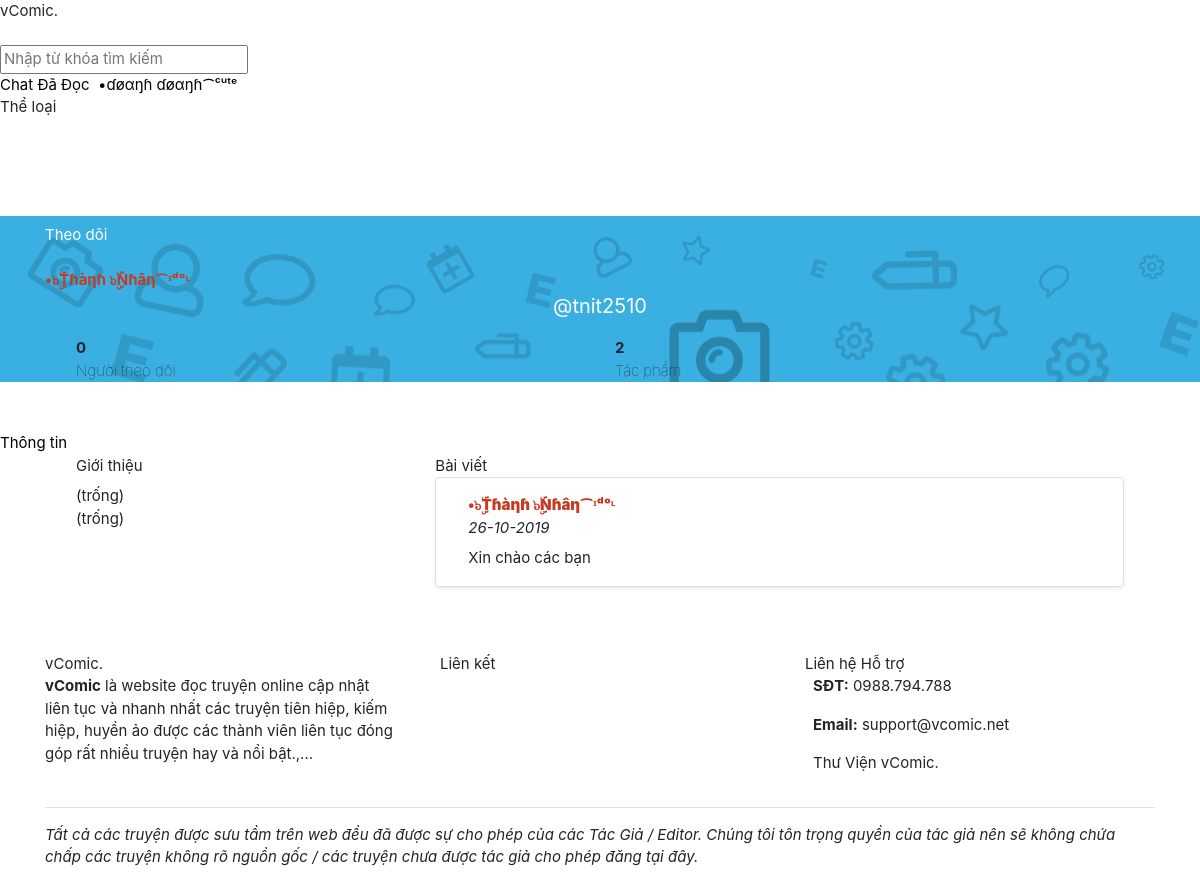
The app's page /tnit2510 (signed in) with its own data.
### tables this page shows
CREATE TABLE `users` (
  `id` int(11) NOT NULL,
  `username` varchar(255) NOT NULL,
  `email` varchar(255) NOT NULL,
  `password` varchar(255) NOT NULL,
  `role` tinyint(4) NOT NULL DEFAULT 0,
  `fullname` varchar(255) NOT NULL,
  `gender` varchar(2) NOT NULL,
  `gold` int(11) NOT NULL DEFAULT 0,
  `coin` int(11) NOT NULL DEFAULT 0,
  `birthday` int(11) NOT NULL,
  `cover` varchar(255) NOT NULL,
  `avatar` varchar(255) NOT NULL,
  `recover_code` varchar(255) NOT NULL,
  `recover_time` int(11) NOT NULL,
  `login_at` int(11) NOT NULL,
  `created_at` int(11) NOT NULL
);

CREATE TABLE `user_status` (
  `id` int(11) NOT NULL,
  `user_id` int(11) NOT NULL,
  `msg` varchar(255) NOT NULL,
  `private` tinyint(4) DEFAULT NULL COMMENT 'null-công khai, 1-chỉ mình tôi',
  `created_at` int(11) NOT NULL
);

### modules/users/index.php (called while the page is built, shortened)
<?php
require_once('system/bootstrap.php');
$data = get_info($username);
$data_profile = get_profile($data['id']);
$count_status = count_status_public($data['id']);
if ($count_status) {
	$data_status = get_status_public($data['id'], $count_status);
}
require_once('themes/' . THEME . '/layout/head.php');
require_once('themes/' . THEME . '/templates/users/index.php');
require_once('themes/' . THEME . '/layout/end.php');

### system/bootstrap.php (called while the page is built, shortened)
<?php
require_once('functions.php');
if (isset($_SESSION['username'])) {
    $username = trim($_SESSION['username']);
    $_user = get_info($username);
    if ($_user) {
        $user = $_user;
        $user_id = $user['id'];
    }
}
$per_page = 20;

### themes/colab/templates/users/index.php (the view, shortened to what this page needs)
<section class="profile">
    <div class="container-fluid profile-cover pt-2" style="background-image:url('<?= get_cover($data
    ['id']) ?>');">
        <div class="container fill">
<?php if ($user_id): ?>
            <div class="follow">
                <div class="button-follow">
    <?php if (check_rela($data['id'], $user_id, 1) == 0): ?>
                    <a href="/<?= $data['username'] ?>/follow" class="text-white"><i class="fal fa-user-plus"></i> Theo dõi</a>
    <?php else: ?>
                    <a href="/<?= $data['username'] ?>/unfollow" class="text-white"><i class="fal fa-user-minus"></i> Bỏ theo dõi</a>
    <?php endif ?>
                </div>
            </div>
<?php endif ?>
            <div class="profile-avatar">
            </div>
            <div class="name"><?= display_name($data['role'], $data['fullname']) ?></div>
            <p align="center" style="font-size: 20px; color: #fff">@<?= $data['username'] ?></p>
            <div class="stats">
                <div class="row mx-0 mx-md-3">
                    <div class="followers col-6">
                        <div class="font-weight-bolder">
                            <?= count_rela($data['id'], 1) ?>
                        </div>
                        <div class="font-weight-lighter">
                            Người theo dõi
                        </div>
                    </div>
                    <div class="works col-6">
                        <div class="font-weight-bolder">
                            <?= count_stories($data['id']) ?>
                        </div>
                        <div class="font-weight-lighter">
                            Tác phẩm
                        </div>
                    </div>
                </div>
            </div>
        </div>
    </div>
</section>
<section class="">
    <div class="custom-navs" role="tablist" id="myTab">
        <a class="item active" href="#">
            Thông tin
        </a>
    </div>
    <div class="container active">
        <div class="row mx-0 mx-md-3">
            <div class="col-md-4">
                <div class="free-title mb-2">
                    <div class="content">
                        Giới thiệu
                    </div>
                </div>
                <div class="custom-list-group">
                    <div class="item">
                        <?= isset($data_profile['about']) ? $data_profile['about'] : '(trống)' ?>
                    </div>
                    <div class="item">
                        <i class="fab fa-facebook" style="color:var(--facebook-color)"></i> <?= isset($data_profile['facebook']) ? $data_profile['facebook'] : '(trống)' ?>
                    </div>
                </div>
            </div>
            <div class="col-md-8">
                <div class="free-title">
                    <div class="content">
                        Bài viết
                    </div>
                </div>
<?php if ($count_status):
    foreach ($data_status as $data_stt):
?>
                <div class="p-3 rounded border media mb-3 shadow-sm">
                    <div class="media-body pl-3">
                        <div class="top-line">
                            <div class="name">
                                <a href="#" class="text-dark font-weight-bolder"><?= display_name($data['role'], $data['fullname']) ?></a>
                            </div>
                            <div class="time small-text font-italic">
                                <?= date('d-m-Y', $data_stt['created_at']) ?> <i class="fal fa-globe-asia mx-2"></i>
                            </div>
                        </div>
                        <div class="content-line mt-2">
                            <div style="font-size: 15px"><?= $data_stt['msg'] ?></div>
                        </div>
                    </div>
                </div>
    <?php endforeach ?>
<?php else: ?>
                Chưa có bài viết nào!!!
<?php endif ?>
            </div>
        </div>
    </div>
</section>

### index.php (shortened to what this page needs)
<?php
require_once('system/bootstrap.php');
$uri = $_SERVER['REQUEST_URI'];
foreach ($routes as $key => $value) {
	if (preg_match('#^' . $key . '$#', $uri)) {
		$uri = preg_replace('#^' . $key . '$#', $value, $uri);
		$a = explode('?', $uri, 2);
		$username = isset($_GET['username']) ? _e(trim($_GET['username'])) : '';
		require_once('modules/' . $a[0]);
		exit;
	}
}

### themes/colab/layout/head.php (shortened to what this page needs)
<!DOCTYPE html>
<html lang="vi">
<head>
	<link rel="stylesheet" href="<?= SITE_URL ?>/assets/css/all.min.css?ver=<?= VERSION ?>" />
	<link rel="stylesheet" href="<?= SITE_URL ?>/assets/css/bootstrap.min.css?ver=<?= VERSION ?>" />
	<link rel="stylesheet" href="<?= SITE_URL ?>/themes/colab/css/swiper.min.css?ver=<?= VERSION ?>" />
	<link rel="stylesheet" href="<?= SITE_URL ?>/themes/colab/css/custom.css?ver=<?= VERSION ?>" />
</head>
<body>
    <section class="loading">
        <div class="loading-content">
            <div class="loader">
                <div class="logo">
                    vComic.
                </div>
            </div>
        </div>
    </section>
    <header style="margin-bottom: 52px;">
        <nav class="custom-nav">
            <div class="custom-nav-brand">
                <a href="/" class="text-white">vComic.</a>
            </div>
            <div class="custom-nav-search">
                <form method="GET">
                    <input type="text" class="nav-search-input" name="search" id="search" placeholder="Nhập từ khóa tìm kiếm" />
                </form>
            </div>
            <div class="custom-nav-item">
                <div class="custom-nav-list">
    <?php if ($user_id): ?>
                    <a class="item" href="/chat">
                        <i class="fal fa-comment-alt-lines"></i> Chat
                    </a>
                    <a class="item" href="/story/read">
                        <i class="far fa-history"></i> Đã Đọc
                    </a>
                    <a class="item" href="/profile">
                        <img class="lazy avatar-sm" data-original="/uploads/avatar/<?= $user['avatar'] ?>?t=<?= time() ?>"> <?= $user['fullname'] ?>
                    </a>
    <?php endif ?>
                    <div class="item cursor">
                        <i class="fal fa-list"></i> <span class="list-title">Thể loại</span>
                        <div class="more-item category">
                            <div class="row text-center">
    <?php if (get_categories()): ?>
    <?php foreach (get_categories() as $list_cate): ?>
                                <div class="col-6 sub px-2">
                                    <a href="/category/<?= $list_cate['slug'] ?>" class="text-white"><?= $list_cate['name'] ?></a>
                                </div>
    <?php endforeach ?>
    <?php else: ?>
                                <div class="col-12 sub px-2">
                                    <a href="#" class="text-white">Chưa có danh mục nào!</a>
                                </div>
    <?php endif ?>
                            </div>
                        </div>
                    </div>
                </div>
            </div>
        </nav>
    </header>

### system/functions.php (shortened to what this page needs)
<?php
function _e($str)
{
    return htmlspecialchars($str, ENT_QUOTES, 'UTF-8');
}
function display_name($role, $name)
{
    if ($role == 3) {
        return '<font color="#B8007F" title="VIP Member"><b>' . $name . ' <i class="fas fa-gem"></i></b></font>';
    } else if ($role == 4) {
        return '<font color="#10EDF5" title="Tác Giả"><b>' . $name . ' <i class="fal fa-pen-fancy"></i></b></font>';
    } else if ($role == 7) {
        return '<font color="#7343A9" title="Mod"><b>' . $name . ' <i class="fal fa-badge-check"></i></b></font>';
    } else if ($role == 8) {
        return '<font color="#52AC00" title="Super Admin"><b>' . $name . ' <i class="fal fa-badge-check"></i></b></font>';
    } else if ($role == 9) {
        return '<font color="#C33C23" title="Người Quản Trị"><b>' . $name . ' <i class="fas fa-badge-check"></i></b></font>';
    } else {
        return $name;
    }
}
function get_page($total, $return = 0)
{
    global $per_page;
    $page = isset($_GET['page']) ? abs(intval($_GET['page'])) : 1;
    $max_page = ceil($total / $per_page);
    return ' LIMIT ' . $per_page . ' OFFSET ' . (($page - 1) * $per_page);
}

### records on screen
users: fullname "•ɗøαŋɦ ɗøαŋɦ⁀ᶜᵘᵗᵉ"
users: fullname "•๖ۣۜTɦàηɦ ๖ۣۜNɦâη⁀ᶦᵈᵒᶫ", username "tnit2510"
user_status: user.fullname "•๖ۣۜTɦàηɦ ๖ۣۜNɦâη⁀ᶦᵈᵒᶫ", created_at "26-10-2019", msg "Xin chào các bạn"

### other values on screen
count_rela($data['id'], 1) "0"
count_stories($data['id']) "2"
